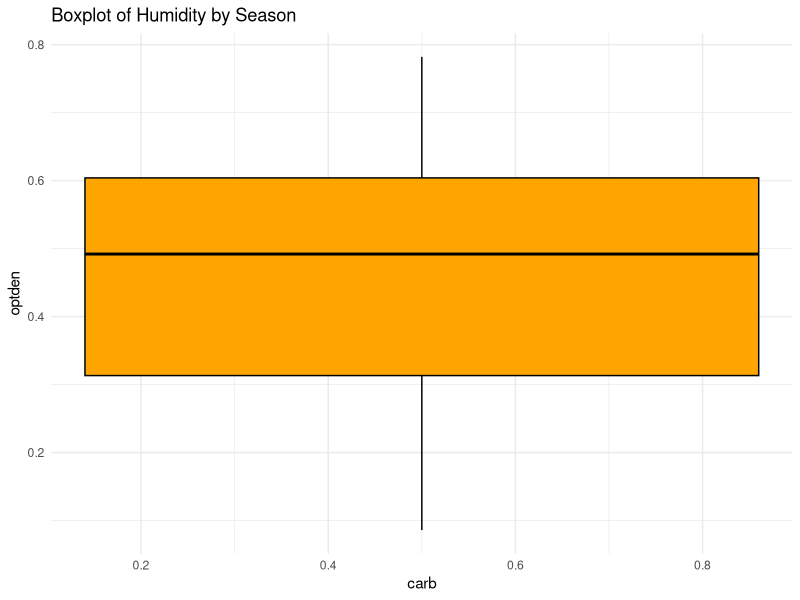
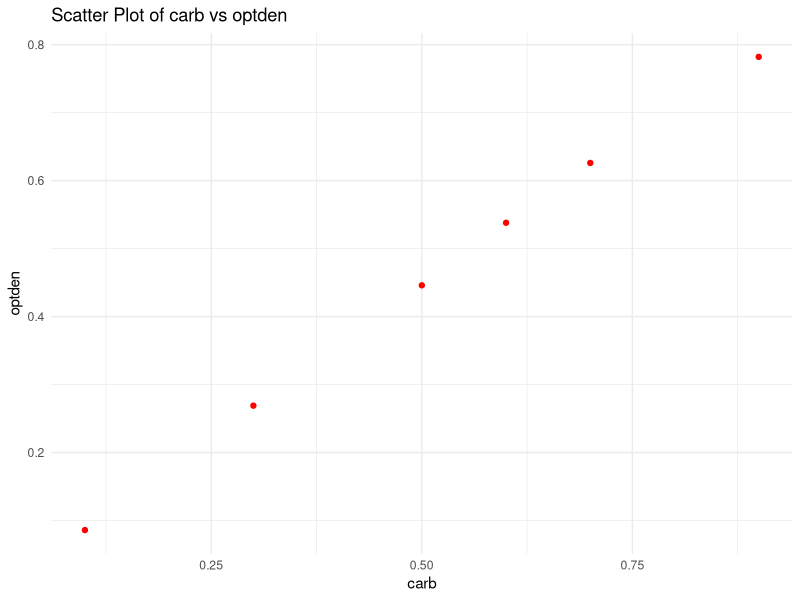
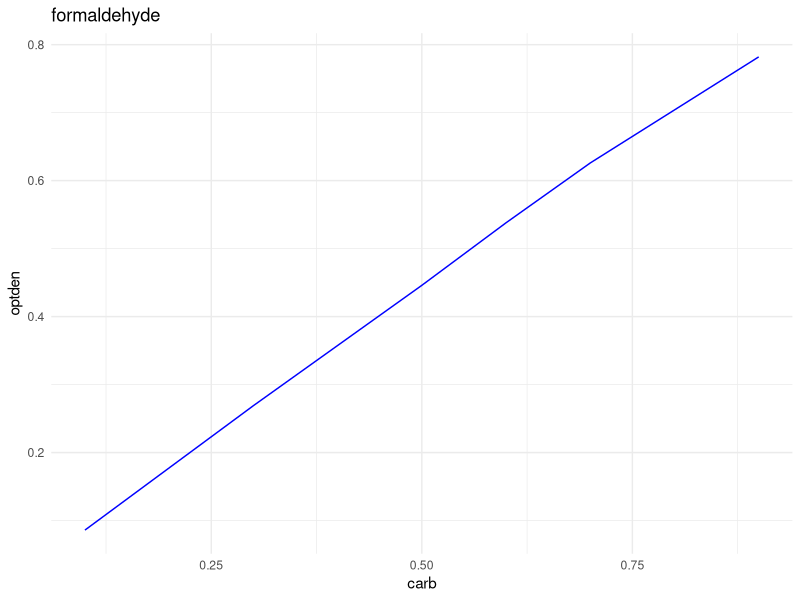

R code for these plots, in order:
## ---- chunk 1
library(readr)
library(dplyr)
library(ggplot2)
str(Formaldehyde)
head(Formaldehyde)
summary(Formaldehyde)
## ---- chunk 2
missing_values <- sapply(Formaldehyde, function(x) sum(is.na(x)))
print(missing_values)
## ---- chunk 3
# Visualize the data
# Histogram for numerical variables
num_vars <- sapply(Formaldehyde, is.numeric)
num_data <- Formaldehyde[, num_vars]
## ---- chunk 4
# boxplot
ggplot(Formaldehyde, aes(x =carb, y =optden)) +
  geom_boxplot(fill = "orange", color = "black") +
  theme_minimal() +
  labs(title = "Boxplot of Humidity by Season", x= "carb", y= "optden")
## ---- chunk 5
# Scatter plot to show the relationship between two numeric variables (replace 'temp' and 'humidity' with appropriate column names)
ggplot(Formaldehyde, aes(x = carb, y = optden)) +
  geom_point(color = "red") +
  theme_minimal() +
  labs(title = "Scatter Plot of carb vs optden", x = "carb", y = "optden")
## ---- chunk 6
# Time series plot for a variable over time (replace 'date' and 'temp' with appropriate column names)
ggplot(Formaldehyde, aes(x = carb , y = optden)) +
  geom_line(color = "blue") +
  theme_minimal() +
  labs(title = "formaldehyde", x = "carb", y = "optden")
